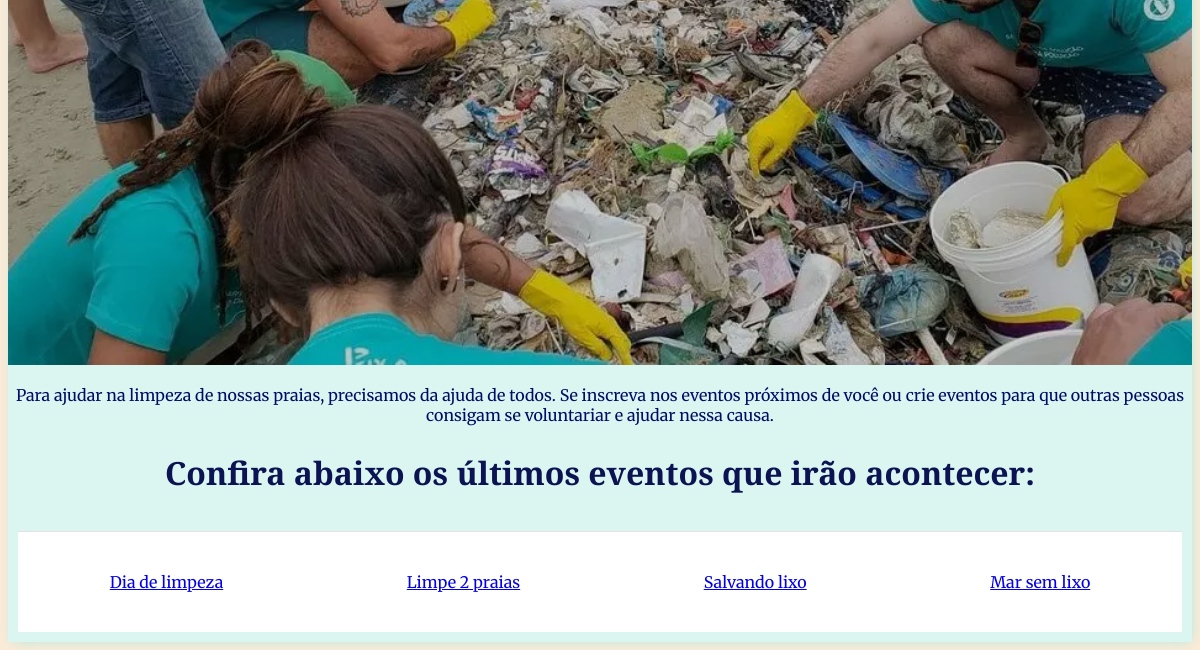
The app's page /eventos/ (lower part), older data.
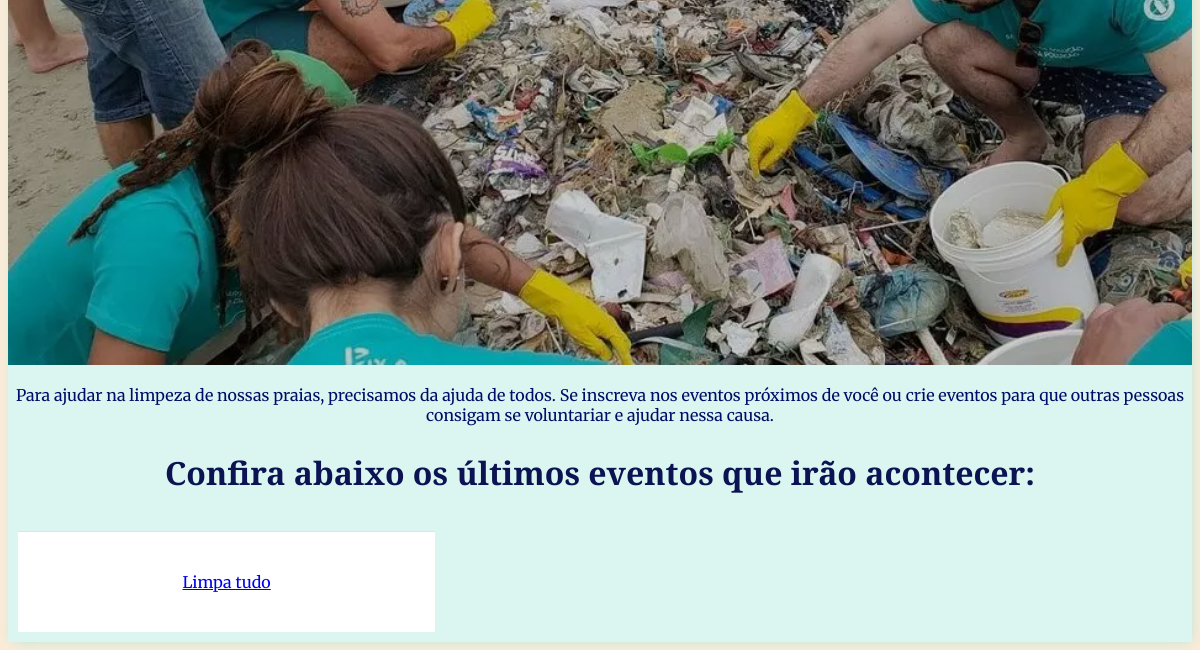
The same page, newer data.
### eventos/models.py (models this page shows, shortened)
class Evento(models.Model):
    TYPE_CHOICES = (
        ("C", "Competicao"),
        ("W", "Workshop"),
        ("P", "Palestra"),
        ("T", "Tradicional"),
    )
    creator = models.ForeignKey(NewUser, on_delete=models.SET_NULL, null=True)
    name = models.CharField(max_length=255)
    pub_date = models.DateTimeField(auto_now_add=True, verbose_name='date published')
    event_date = models.DateTimeField('event date')
    descr_text = models.TextField('description', max_length=5000)
    city_text = models.CharField(max_length=255)
    location_map = PlainLocationField(based_fields=['city'], zoom=7)
    type_event = models.CharField(max_length=40, choices=TYPE_CHOICES)
    part_number = models.IntegerField(default=0)
    banner = models.ImageField(upload_to='banners', blank=True, null = True)

### eventos/views.py (the view)
# urls.py: path('', HomeView.as_view(), name='home'),
class HomeView(ListView):
    model = Evento
    template_name='eventos/home.html'
    context_object_name = 'eventos'
    def get_context_data(self, **kwargs):
        context = super().get_context_data(**kwargs)
        context['eventos'] = context['eventos'].order_by('event_date')
        context['eventos'] = context['eventos'][0:4]
        return context

### eventos/templates/eventos/home.html (shortened to what this page needs)
{% extends 'eventos/main.html' %}
{% block headerbar %}
    {% if request.user.is_authenticated %}
                {% load static %}
    {% else %}
        <a href="{% url 'users:login' %}">Login</a>
    {% endif %}
{% endblock headerbar %}
{% block content %}
{% load static%}
{% load static%}
<img src="{% static 'eventos/images/coleta-lixo.webp' %}" alt="coletando-lixo" id="coleta-lixo">
<p>
    Para ajudar na limpeza de nossas praias, precisamos da ajuda de todos.
        Se inscreva nos eventos próximos de você ou crie eventos para que outras pessoas
        consigam se voluntariar e ajudar nessa causa.
</p>
<h2>
    Confira abaixo os últimos eventos que irão acontecer:
</h2>
<div class="eventos-ultimos-items-wrapper">
    {% for evento in eventos %}
        <div class="evento-wrapper">
            <div class="evento-name">
                <a href="{% url 'eventos:evento' evento.id %}"> {{evento.name}}</a>
            </div>
        </div>
    {% empty %}
    <h3>Não temos eventos por agora</h3>
    {% endfor %}
</div>
{% endblock content %}

### eventos/templates/eventos/main.html (shortened to what this page needs)
<!DOCTYPE html>
<html lang="en">
<head>
    {% load static %}
    <link rel="stylesheet" type="text/css" href="{% static 'eventos/style.css' %}">
    <link rel="stylesheet" href="https://unpkg.com/leaflet@1.8.0/dist/leaflet.css"
/>
</head>
<body>
    <div class="container">
                    {% load static %}
        {% block content %}
        {% endblock content %}
    </div>
</body>
</html>

### eventos/static/eventos/style.css (style rules this page uses)
#coleta-lixo { height: 100%; width: 100%; filter: brightness(80%); }
h1,h2,h3,h4,h5,h6 { color:rgb(11, 19, 82); font-size: 200%; font-family: 'PT Serif', serif; }
.container { max-width: 1250px; margin: auto; text-align: center; background-color: #DBF5F0; -webkit-box-shadow: 2px 2px 13px -4px #A4E5E0; box-shadow: 2px 2px 13px -4px #A4E5E0; }
.evento-wrapper { display: flexbox; justify-content: space-between; padding: 40px; background-color: white; border-top: 1px solid rgb(226, 226, 226); }
.eventos-ultimos-items-wrapper { display: grid; grid-template-columns: auto auto auto auto; padding: 10px; }

Row changes from the older to the newer data that the page shows:
removed Evento: name "Dia de limpeza"
removed Evento: name "Limpe 2 praias"
removed Evento: name "Salvando lixo"
removed Evento: name "Mar sem lixo"
added Evento: name "Limpa tudo"
